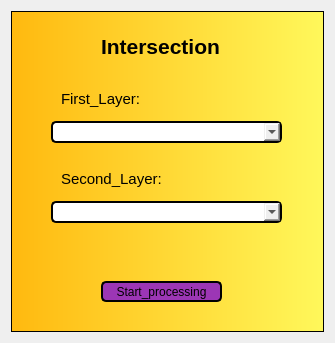
<?xml version="1.0" encoding="UTF-8"?>
<ui version="4.0">
 <class>intersectDialogBase</class>
 <widget class="QDialog" name="intersectDialogBase">
  <property name="geometry">
   <rect>
    <x>0</x>
    <y>0</y>
    <width>335</width>
    <height>343</height>
   </rect>
  </property>
  <property name="windowTitle">
   <string>intersect</string>
  </property>
  <layout class="QVBoxLayout" name="verticalLayout">
   <item>
    <widget class="QFrame" name="frame">
     <property name="styleSheet">
      <string notr="true">background:qlineargradient(spread:pad, x1:0, y1:0, x2:1, y2:0, stop:0 rgba(255, 185, 15, 255), stop:1 rgba(255, 248, 91, 255))</string>
     </property>
     <property name="frameShape">
      <enum>QFrame::StyledPanel</enum>
     </property>
     <property name="frameShadow">
      <enum>QFrame::Raised</enum>
     </property>
     <widget class="QComboBox" name="comboBox_4">
      <property name="geometry">
       <rect>
        <x>40</x>
        <y>190</y>
        <width>231</width>
        <height>22</height>
       </rect>
      </property>
      <property name="styleSheet">
       <string notr="true">background:none;

border:none;
border:2px solid rgb(0, 0, 0);
border-radius:5px;</string>
      </property>
     </widget>
     <widget class="QComboBox" name="comboBox_3">
      <property name="geometry">
       <rect>
        <x>40</x>
        <y>110</y>
        <width>231</width>
        <height>22</height>
       </rect>
      </property>
      <property name="styleSheet">
       <string notr="true">background:none;

border:none;
border:2px solid rgb(0, 0, 0);
border-radius:5px;</string>
      </property>
     </widget>
     <widget class="QLabel" name="label">
      <property name="geometry">
       <rect>
        <x>50</x>
        <y>160</y>
        <width>101</width>
        <height>16</height>
       </rect>
      </property>
      <property name="font">
       <font>
        <pointsize>11</pointsize>
       </font>
      </property>
      <property name="styleSheet">
       <string notr="true">background:none;</string>
      </property>
      <property name="text">
       <string>Second_Layer:</string>
      </property>
     </widget>
     <widget class="QLabel" name="label_2">
      <property name="geometry">
       <rect>
        <x>50</x>
        <y>80</y>
        <width>91</width>
        <height>16</height>
       </rect>
      </property>
      <property name="font">
       <font>
        <pointsize>11</pointsize>
       </font>
      </property>
      <property name="styleSheet">
       <string notr="true">background:none;</string>
      </property>
      <property name="text">
       <string>First_Layer:</string>
      </property>
     </widget>
     <widget class="QLabel" name="label_3">
      <property name="geometry">
       <rect>
        <x>90</x>
        <y>20</y>
        <width>151</width>
        <height>31</height>
       </rect>
      </property>
      <property name="font">
       <font>
        <pointsize>16</pointsize>
        <weight>75</weight>
        <bold>true</bold>
       </font>
      </property>
      <property name="styleSheet">
       <string notr="true">background:none;</string>
      </property>
      <property name="text">
       <string>Intersection</string>
      </property>
     </widget>
     <widget class="QPushButton" name="pushButton_2">
      <property name="geometry">
       <rect>
        <x>90</x>
        <y>270</y>
        <width>121</width>
        <height>21</height>
       </rect>
      </property>
      <property name="styleSheet">
       <string notr="true">border:none;
border:2px solid rgb(0, 0, 0);
border-radius:5px;
background:rgb(156, 54, 181)
</string>
      </property>
      <property name="text">
       <string>Start_processing</string>
      </property>
     </widget>
    </widget>
   </item>
  </layout>
 </widget>
 <resources/>
 <connections/>
</ui>
